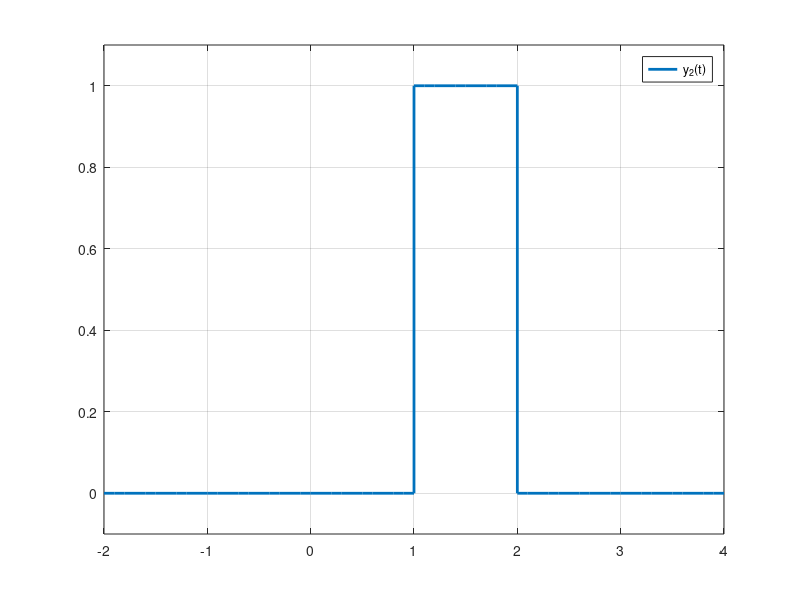

Reproduce this figure in MATLAB.
t1=-3:0.1:0;
x1=zeros(size(t1)); 
t2=0:0.1:1; 
x2=ones(size(t2)); 
t3=1:0.1:3; 
x3=zeros(size(t3)); 
t=[t1 t2 t3]; 
x=[x1 x2 x3]; 
plot(t,x,'linewidth',2),grid on 
ylim([-0.1 1.1]); 
legend('x(t)') 
plot(t-1,x,'linewidth',2),grid on 
ylim([-0.1 1.1]); 
legend('y_1(t)')  
plot(t+1,x,'linewidth',2),grid on 
ylim([-0.1 1.1]); 
legend('y_2(t)') 
